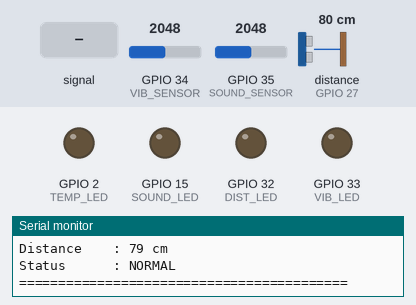
This sketch was run on a simulated ESP32. On the bench: output pins drawn as LEDs (lit = HIGH), the last lines printed to the serial monitor. Wiring (inferred from the names in the program): ultrasonic range finder: trigger GPIO 14; echo GPIO 27. Inputs (shaded band) come from the test bench; at power-on: GPIO 34 (VIB_SENSOR) = 2048, distance to the obstacle (sensor on GPIO 27) 80 cm, GPIO 35 (SOUND_SENSOR) = 2048. The echo pulse lasts 58.3 µs per cm; I2S audio is not simulated (input reads silence); storage starts empty; pins used as bus, display or sensor lines are not drawn.

Above: at 2.2 s.
2.3 s: GPIO 35 (SOUND_SENSOR) fed a 200 Hz sine of ±1842 counts around its level
At 6.3 s:
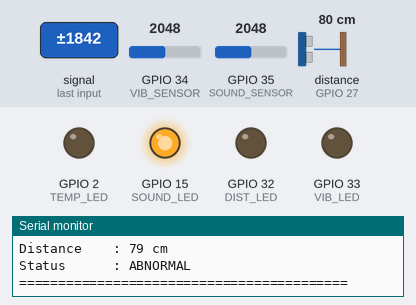
6.4 s: GPIO 34 (VIB_SENSOR) set to 2962
8.6 s: GPIO 34 (VIB_SENSOR) set to 3033
At 9.7 s:
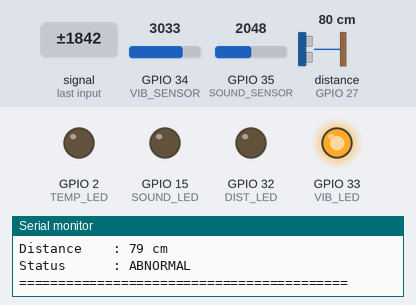
12.7 s: distance to the obstacle (sensor on GPIO 27) set to 75 cm
15.7 s: distance to the obstacle (sensor on GPIO 27) set to 72 cm
17.2 s: distance to the obstacle (sensor on GPIO 27) set to 31 cm
At 20.8 s:
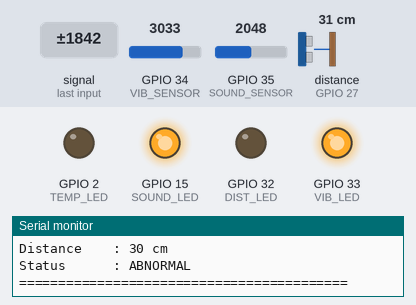
21.3 s: distance to the obstacle (sensor on GPIO 27) set to 26 cm
Timing chart, 0 to 23.9 s (numbered marks = the images above; inputs shaded):
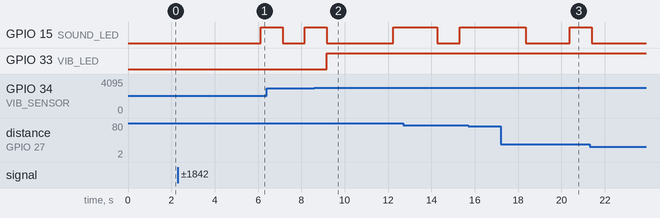

Measured:
- the behaviour switches between 3000 and 3001 on GPIO 34 (VIB_SENSOR) (found by bisection; images 1 and 2)
- after the input at 2.3 s, GPIO 15 (SOUND_LED): LOW → HIGH after 3.8 s
- after the input at 8.6 s, GPIO 33 (VIB_LED): LOW → HIGH after 0.58 s
- after the input at 17.2 s, GPIO 15 (SOUND_LED): HIGH → LOW after 1.2 s instead of 3.2 s

The sketch:

main.ino
```cpp
/*
 * ============================================================
 *                       HAZARDEYE
 *              INDUSTRIAL INTELLIGENCE NODE
 * ============================================================
 *
 *                     MAIN FIRMWARE
 *
 * ESP32 Edge Node
 *
 * Hardware:
 *  - ESP32
 *  - Industrial Sensors
 *  - SD Card Module
 *  - MAX98357A I2S Audio Amplifier
 *  - Speaker
 *
 * System Flow:
 *
 * Sensors
 *    ↓
 * ESP32 Edge Processing
 *    ↓
 * Machine Condition
 *    ↓
 * ┌───────────────┬────────────────┐
 * │               │                │
 * ▼               ▼                ▼
 * Local Alert   SD Audio       Firebase
 *               Playback       Telemetry
 *    │               │                │
 *    └───────────────┼────────────────┘
 *                    ▼
 *             HazardEye Dashboard
 *
 * ============================================================
 */

#include <Arduino.h>
#include <SPI.h>
#include <SD.h>
#include "driver/i2s.h"


/*
 * ============================================================
 *                       PIN CONFIGURATION
 * ============================================================
 */

/* ---------------- Sensors ---------------- */

#define VIB_SENSOR      34
#define SOUND_SENSOR    35
#define DHT_PIN         4

#define DIST_TRIG       14
#define DIST_ECHO       27


/* ---------------- Status LEDs ---------------- */

#define DIST_LED        32
#define VIB_LED         33
#define SOUND_LED       15
#define TEMP_LED        2


/* ---------------- SD Card ---------------- */

#define SD_CS           5


/* ---------------- MAX98357A ----------------
 *
 * I2S Digital Audio Amplifier
 *
 * BCLK → GPIO 26
 * LRC  → GPIO 25
 * DIN  → GPIO 22
 */

#define I2S_BCLK        26
#define I2S_LRC         25
#define I2S_DOUT        22


/*
 * ============================================================
 *                       SYSTEM SETTINGS
 * ============================================================
 */

#define SERIAL_BAUD     115200

#define SAMPLE_RATE     16000

#define I2S_PORT        I2S_NUM_0

#define AUDIO_BUFFER    1024


/*
 * ============================================================
 *                      SENSOR DATA
 * ============================================================
 */

struct SensorData {

    float temperature;

    int vibration;

    int sound;

    long distance;

    unsigned long timestamp;
};


SensorData sensorData;


/*
 * ============================================================
 *                       SYSTEM STATE
 * ============================================================
 */

bool sdReady = false;

bool audioReady = false;

bool abnormalCondition = false;


/*
 * ============================================================
 *                     I2S AUDIO SETUP
 * ============================================================
 *
 * ESP32
 *   ↓
 * I2S
 *   ↓
 * MAX98357A
 *   ↓
 * Speaker
 *
 * Audio files are stored locally on SD card.
 */

void setupAudio() {

    Serial.println(
        "[AUDIO] Initializing MAX98357A..."
    );


    i2s_config_t i2sConfig = {

        .mode =
            (i2s_mode_t)(
                I2S_MODE_MASTER |
                I2S_MODE_TX
            ),

        .sample_rate =
            SAMPLE_RATE,

        .bits_per_sample =
            I2S_BITS_PER_SAMPLE_16BIT,

        .channel_format =
            I2S_CHANNEL_FMT_RIGHT_LEFT,

        .communication_format =
            I2S_COMM_FORMAT_STAND_I2S,

        .intr_alloc_flags =
            ESP_INTR_FLAG_LEVEL1,

        .dma_buf_count = 8,

        .dma_buf_len = 256,

        .use_apll = false,

        .tx_desc_auto_clear = true,

        .fixed_mclk = 0
    };


    i2s_pin_config_t pinConfig = {

        .bck_io_num =
            I2S_BCLK,

        .ws_io_num =
            I2S_LRC,

        .data_out_num =
            I2S_DOUT,

        .data_in_num =
            I2S_PIN_NO_CHANGE
    };


    esp_err_t result;


    result = i2s_driver_install(
        I2S_PORT,
        &i2sConfig,
        0,
        NULL
    );


    if (result != ESP_OK) {

        Serial.println(
            "[AUDIO] I2S driver failed!"
        );

        audioReady = false;

        return;
    }


    result = i2s_set_pin(
        I2S_PORT,
        &pinConfig
    );


    if (result != ESP_OK) {

        Serial.println(
            "[AUDIO] I2S pin configuration failed!"
        );

        audioReady = false;

        return;
    }


    i2s_zero_dma_buffer(
        I2S_PORT
    );


    audioReady = true;


    Serial.println(
        "[AUDIO] MAX98357A ready"
    );
}


/*
 * ============================================================
 *                        SD CARD SETUP
 * ============================================================
 */

void setupSDCard() {

    Serial.println(
        "[SD] Initializing SD card..."
    );


    if (!SD.begin(SD_CS)) {

        Serial.println(
            "[SD] Initialization failed!"
        );

        sdReady = false;

        return;
    }


    uint8_t cardType =
        SD.cardType();


    if (cardType == CARD_NONE) {

        Serial.println(
            "[SD] No SD card detected!"
        );

        sdReady = false;

        return;
    }


    uint64_t cardSize =
        SD.cardSize() /
        (1024 * 1024);


    Serial.print(
        "[SD] Card Size: "
    );

    Serial.print(cardSize);

    Serial.println(
        " MB"
    );


    sdReady = true;


    Serial.println(
        "[SD] SD card ready"
    );
}


/*
 * ============================================================
 *                     SENSOR INITIALIZATION
 * ============================================================
 */

void setupSensors() {

    pinMode(
        VIB_SENSOR,
        INPUT
    );

    pinMode(
        SOUND_SENSOR,
        INPUT
    );


    pinMode(
        DIST_TRIG,
        OUTPUT
    );

    pinMode(
        DIST_ECHO,
        INPUT
    );


    pinMode(
        DIST_LED,
        OUTPUT
    );

    pinMode(
        VIB_LED,
        OUTPUT
    );

    pinMode(
        SOUND_LED,
        OUTPUT
    );

    pinMode(
        TEMP_LED,
        OUTPUT
    );


    Serial.println(
        "[SENSORS] Sensors initialized"
    );
}


/*
 * ============================================================
 *                   READ VIBRATION
 * ============================================================
 */

int readVibration() {

    return analogRead(
        VIB_SENSOR
    );
}


/*
 * ============================================================
 *                     READ SOUND
 * ============================================================
 */

int readSound() {

    return analogRead(
        SOUND_SENSOR
    );
}


/*
 * ============================================================
 *                   READ DISTANCE
 * ============================================================
 */

long readDistance() {

    digitalWrite(
        DIST_TRIG,
        LOW
    );

    delayMicroseconds(2);


    digitalWrite(
        DIST_TRIG,
        HIGH
    );

    delayMicroseconds(10);


    digitalWrite(
        DIST_TRIG,
        LOW
    );


    long duration =
        pulseIn(
            DIST_ECHO,
            HIGH,
            30000
        );


    if (duration == 0) {

        return -1;
    }


    long distance =
        duration * 0.034 / 2;


    return distance;
}


/*
 * ============================================================
 *                 TEMPERATURE PLACEHOLDER
 * ============================================================
 *
 * Replace this with the actual sensor implementation
 * being used on the final hardware node.
 */

float readTemperature() {

    /*
     * Placeholder.
     *
     * Integrate DHT11 / LM35 implementation here
     * depending on the deployed sensor configuration.
     */

    return 0.0;
}


/*
 * ============================================================
 *                    READ ALL SENSORS
 * ============================================================
 */

void readSensors() {

    sensorData.vibration =
        readVibration();


    sensorData.sound =
        readSound();


    sensorData.distance =
        readDistance();


    sensorData.temperature =
        readTemperature();


    sensorData.timestamp =
        millis();
}


/*
 * ============================================================
 *                  EDGE CONDITION ANALYSIS
 * ============================================================
 *
 * This is the first intelligence layer.
 *
 * Future versions can replace threshold logic with:
 *
 *  - Signal processing
 *  - FFT
 *  - Anomaly detection
 *  - TinyML
 *  - Predictive models
 */

void analyzeMachineState() {

    abnormalCondition =
        false;


    /*
     * Vibration anomaly
     */

    if (
        sensorData.vibration
        > 3000
    ) {

        abnormalCondition =
            true;

        digitalWrite(
            VIB_LED,
            HIGH
        );

        Serial.println(
            "[ALERT] High vibration"
        );

    } else {

        digitalWrite(
            VIB_LED,
            LOW
        );
    }


    /*
     * Sound anomaly
     */

    if (
        sensorData.sound
        > 3000
    ) {

        abnormalCondition =
            true;

        digitalWrite(
            SOUND_LED,
            HIGH
        );

        Serial.println(
            "[ALERT] Abnormal sound"
        );

    } else {

        digitalWrite(
            SOUND_LED,
            LOW
        );
    }


    /*
     * Distance condition
     */

    if (
        sensorData.distance > 0 &&
        sensorData.distance < 20
    ) {

        digitalWrite(
            DIST_LED,
            HIGH
        );

    } else {

        digitalWrite(
            DIST_LED,
            LOW
        );
    }
}


/*
 * ============================================================
 *                 PLAY RAW AUDIO BUFFER
 * ============================================================
 *
 * This function sends PCM audio data to MAX98357A.
 *
 * Audio files should be stored in a compatible PCM/WAV
 * format before playback.
 */

void playAudioBuffer(
    uint8_t* buffer,
    size_t length
) {

    if (!audioReady) {

        Serial.println(
            "[AUDIO] Audio system unavailable"
        );

        return;
    }


    size_t bytesWritten;


    i2s_write(
        I2S_PORT,
        buffer,
        length,
        &bytesWritten,
        portMAX_DELAY
    );
}


/*
 * ============================================================
 *                    PLAY AUDIO FILE
 * ============================================================
 *
 * SD Card
 *    ↓
 * WAV / PCM File
 *    ↓
 * ESP32
 *    ↓
 * I2S
 *    ↓
 * MAX98357A
 *    ↓
 * Speaker
 *
 * NOTE:
 * The WAV header must be handled before sending
 * raw PCM samples to I2S.
 */

void playAudioFile(
    const char* path
) {

    if (!sdReady) {

        Serial.println(
            "[AUDIO] SD card unavailable"
        );

        return;
    }


    if (!audioReady) {

        Serial.println(
            "[AUDIO] MAX98357A unavailable"
        );

        return;
    }


    File audioFile =
        SD.open(path);


    if (!audioFile) {

        Serial.print(
            "[AUDIO] File not found: "
        );

        Serial.println(path);

        return;
    }


    Serial.print(
        "[AUDIO] Playing: "
    );

    Serial.println(path);


    /*
     * Skip standard 44-byte WAV header.
     *
     * For production use, parse the WAV header
     * dynamically instead of assuming 44 bytes.
     */

    audioFile.seek(44);


    uint8_t buffer[
        AUDIO_BUFFER
    ];


    while (
        audioFile.available()
    ) {

        size_t bytesRead =
            audioFile.read(
                buffer,
                AUDIO_BUFFER
            );


        if (bytesRead == 0) {

            break;
        }


        size_t bytesWritten;


        i2s_write(
            I2S_PORT,
            buffer,
            bytesRead,
            &bytesWritten,
            portMAX_DELAY
        );
    }


    audioFile.close();


    i2s_zero_dma_buffer(
        I2S_PORT
    );


    Serial.println(
        "[AUDIO] Playback complete"
    );
}


/*
 * ============================================================
 *                     TELEMETRY
 * ============================================================
 */

void printTelemetry() {

    Serial.println();
    Serial.println(
        "========== HAZARDEYE TELEMETRY =========="
    );


    Serial.print(
        "Temperature : "
    );

    Serial.println(
        sensorData.temperature
    );


    Serial.print(
        "Vibration   : "
    );

    Serial.println(
        sensorData.vibration
    );


    Serial.print(
        "Sound       : "
    );

    Serial.println(
        sensorData.sound
    );


    Serial.print(
        "Distance    : "
    );

    Serial.print(
        sensorData.distance
    );

    Serial.println(
        " cm"
    );


    Serial.print(
        "Status      : "
    );

    Serial.println(
        abnormalCondition
            ? "ABNORMAL"
            : "NORMAL"
    );


    Serial.println(
        "=========================================="
    );
}


/*
 * ============================================================
 *                         SETUP
 * ============================================================
 */

void setup() {

    Serial.begin(
        SERIAL_BAUD
    );


    delay(1000);


    Serial.println();
    Serial.println(
        "=========================================="
    );

    Serial.println(
        "          HAZARDEYE EDGE NODE"
    );

    Serial.println(
        "       Physical AI Hardware Layer"
    );

    Serial.println(
        "=========================================="
    );


    setupSensors();

    setupSDCard();

    setupAudio();


    /*
     * Startup audio test.
     *
     * Uncomment after placing the required
     * audio file on the SD card.
     */

    // playAudioFile("/startup.wav");


    Serial.println(
        "[SYSTEM] HazardEye ready."
    );
}


/*
 * ============================================================
 *                          LOOP
 * ============================================================
 */

void loop() {

    /*
     * 1. SENSE
     */

    readSensors();


    /*
     * 2. ANALYZE
     */

    analyzeMachineState();


    /*
     * 3. DISPLAY / DEBUG
     */

    printTelemetry();


    /*
     * 4. LOCAL AUDIO RESPONSE
     *
     * Example:
     *
     * if (abnormalCondition) {
     *
     *     playAudioFile("/alert.wav");
     *
     * }
     *
     * Keep this disabled during initial testing
     * to avoid repeatedly playing the alert.
     */


    delay(1000);
}
```
